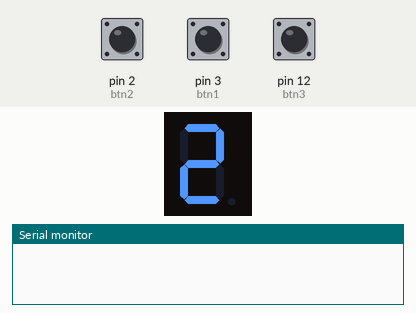
The sketch below on a simulated Arduino Uno, built with avr-gcc and run on an emulated ATmega328P. On the bench: 1-digit seven-segment display, the last lines printed to the serial monitor. Wiring (inferred from the names in the program): 1-digit 7-segment display, segments lit when HIGH: segments pin 7, pin 6, pin 5, pin 11, pin 10, pin 8, pin 9, pin 4. Inputs (shaded band) come from the test bench; at power-on: pin 2 (btn2) LOW, pin 3 (btn1) LOW, pin 12 (btn3) LOW. Random numbers use the default seed unless the sketch sets one; the segment pins are drawn as the display they are named for.

Above: at 0.1 s.
At 70.1 s:
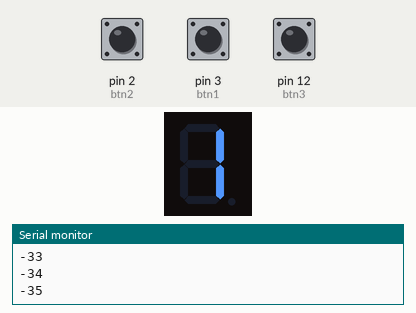
At 128.1 s:
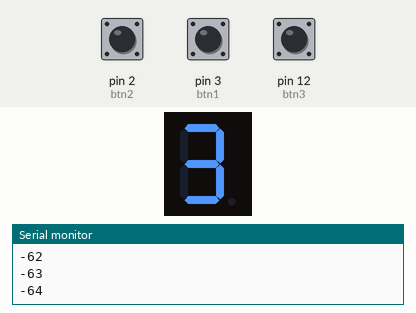

Measured:
- what the display in image 1 shows lasts 1.0 s, from 70.0 s to 71.0 s

The sketch:

Reaction_test.ino
```cpp
int a = 7;
int b = 6;
int c = 5;
int d = 11;
int e = 10;
int f = 8;
int g = 9;
int dp = 4;
int i;
int btn1 = 3, btn2 = 2, btn3 = 12;
int pts = 0, count = 0;
void clearDisplay() {
  digitalWrite(a, LOW);
  digitalWrite(b, LOW);
  digitalWrite(c, LOW);
  digitalWrite(d, LOW);
  digitalWrite(e, LOW);
  digitalWrite(f, LOW);
  digitalWrite(g, LOW);
  digitalWrite(dp, LOW);
}
void setup()
{

  pinMode(a, OUTPUT);
  pinMode(b, OUTPUT);
  pinMode(c, OUTPUT);
  pinMode(d, OUTPUT);
  pinMode(e, OUTPUT);
  pinMode(f, OUTPUT);
  pinMode(g, OUTPUT);
  pinMode(dp, OUTPUT);
  pinMode(btn1, INPUT);
  pinMode(btn2, INPUT);
  pinMode(btn3, INPUT);
  Serial.begin(9600);

}
void loop()
{
  i = random(1, 4);
  switch (i) {
    case 1: digitalWrite(b, HIGH); digitalWrite(c, HIGH); break;
    case 2: digitalWrite(b, HIGH); digitalWrite(a, HIGH); digitalWrite(e, HIGH); digitalWrite(g, HIGH); digitalWrite(d, HIGH); break;
    case 3: digitalWrite(b, HIGH); digitalWrite(c, HIGH); digitalWrite(a, HIGH); digitalWrite(g, HIGH); digitalWrite(d, HIGH); break;
  }

  delay(1000);


  if(digitalRead(btn1) == HIGH || digitalRead(btn2) == HIGH || digitalRead(btn3) == HIGH) {

    if (i == 1 && digitalRead(btn1) == HIGH) {
      pts += 1;
    }     else  if (i == 2 && digitalRead(btn2) == HIGH) {
      pts += 1;
    }     else if (i == 3 && digitalRead(btn3) == HIGH) {
      pts += 1;
    }
    else pts -= 1;

  } else pts -= 1;

  clearDisplay();

  //   count++;
  //   if(count == 10){
  Serial.println(pts);
  //  } Could be uncommented if you want to print your score after every 10 iterations instead of 1.

  delay(1000);

}
```
